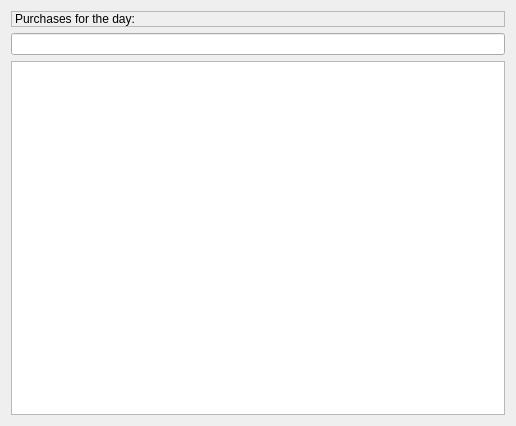
                 <widget class="QWidget" name="tboxPageBuyDay">
                  <property name="geometry">
                   <rect>
                    <x>0</x>
                    <y>0</y>
                    <width>516</width>
                    <height>426</height>
                   </rect>
                  </property>
                  <attribute name="label">
                   <string>Purchase</string>
                  </attribute>
                  <layout class="QVBoxLayout" name="verticalLayout_8">
                   <item>
                    <widget class="QLabel" name="lblCalPriceBuyDay">
                     <property name="frameShape">
                      <enum>QFrame::StyledPanel</enum>
                     </property>
                     <property name="frameShadow">
                      <enum>QFrame::Raised</enum>
                     </property>
                     <property name="text">
                      <string>Purchases for the day:</string>
                     </property>
                    </widget>
                   </item>
                   <item>
                    <widget class="vmLineEdit" name="txtCalPriceBuyDay">
                     <property name="font">
                      <font>
                       <weight>75</weight>
                       <bold>true</bold>
                      </font>
                     </property>
                     <property name="readOnly">
                      <bool>true</bool>
                     </property>
                    </widget>
                   </item>
                   <item>
                    <widget class="vmListWidget" name="lstCalBuysDay"/>
                   </item>
                  </layout>
                 </widget>
